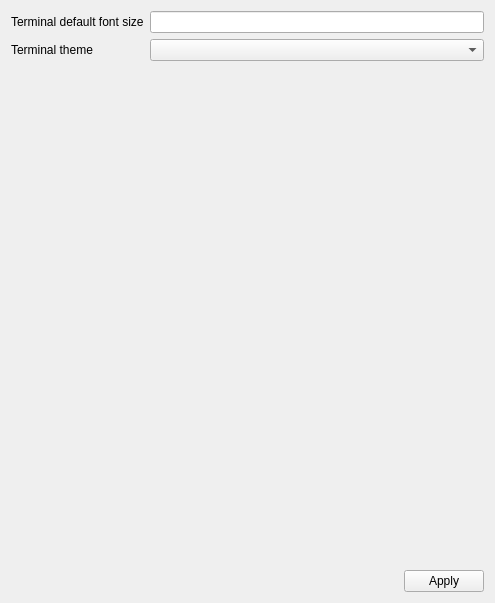
<?xml version="1.0" encoding="UTF-8"?>
<ui version="4.0">
 <class>TerminalSettingsPage</class>
 <widget class="QWidget" name="TerminalSettingsPage">
  <property name="geometry">
   <rect>
    <x>0</x>
    <y>0</y>
    <width>495</width>
    <height>603</height>
   </rect>
  </property>
  <property name="windowTitle">
   <string>Form</string>
  </property>
  <property name="locale">
   <locale language="English" country="UnitedStates"/>
  </property>
  <layout class="QVBoxLayout" name="verticalLayout" stretch="1,0">
   <item>
    <layout class="QFormLayout" name="formLayout_3">
     <item row="0" column="0">
      <widget class="QLabel" name="label">
       <property name="text">
        <string>Terminal default font size</string>
       </property>
      </widget>
     </item>
     <item row="0" column="1">
      <widget class="QLineEdit" name="fontLineEdit">
       <property name="inputMask">
        <string>D00</string>
       </property>
      </widget>
     </item>
     <item row="1" column="0">
      <widget class="QLabel" name="label_2">
       <property name="text">
        <string>Terminal theme</string>
       </property>
      </widget>
     </item>
     <item row="1" column="1">
      <widget class="QComboBox" name="themeComboBox"/>
     </item>
    </layout>
   </item>
   <item>
    <layout class="QHBoxLayout" name="horizontalLayout">
     <item>
      <spacer name="horizontalSpacer">
       <property name="orientation">
        <enum>Qt::Orientation::Horizontal</enum>
       </property>
       <property name="sizeHint" stdset="0">
        <size>
         <width>40</width>
         <height>20</height>
        </size>
       </property>
      </spacer>
     </item>
     <item>
      <widget class="QPushButton" name="applyButton">
       <property name="text">
        <string>Apply</string>
       </property>
      </widget>
     </item>
    </layout>
   </item>
  </layout>
 </widget>
 <resources/>
 <connections/>
</ui>
